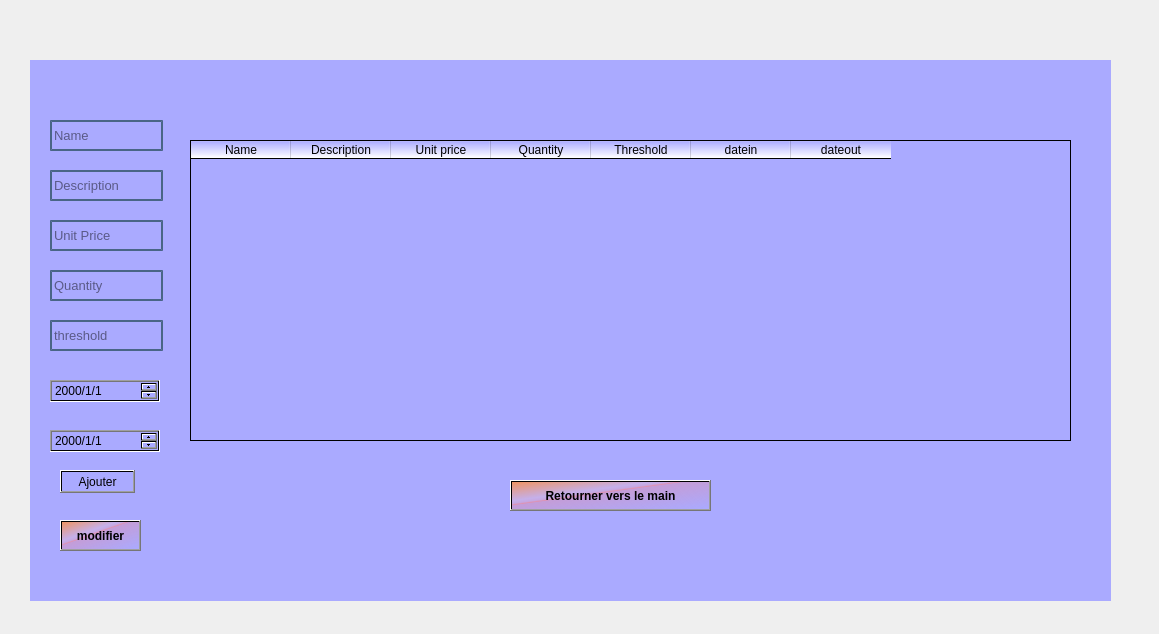
<?xml version="1.0" encoding="UTF-8"?>
<ui version="4.0">
 <class>Form</class>
 <widget class="QWidget" name="Form">
  <property name="geometry">
   <rect>
    <x>0</x>
    <y>0</y>
    <width>1159</width>
    <height>634</height>
   </rect>
  </property>
  <property name="windowTitle">
   <string>Form</string>
  </property>
  <widget class="QWidget" name="widget" native="true">
   <property name="geometry">
    <rect>
     <x>30</x>
     <y>60</y>
     <width>1081</width>
     <height>541</height>
    </rect>
   </property>
   <property name="styleSheet">
    <string notr="true">background-color: qlineargradient(spread:pad, x1:1, y1:1, x2:1, y2:1, stop:0 rgba(170, 170, 255, 255), stop:1 rgba(255, 255, 255, 255));</string>
   </property>
   <widget class="QLineEdit" name="quantity">
    <property name="geometry">
     <rect>
      <x>20</x>
      <y>210</y>
      <width>113</width>
      <height>31</height>
     </rect>
    </property>
    <property name="styleSheet">
     <string notr="true">background-color:rgba(0,0,0,0);
border:2px solid rgba(46,82,101,200);
border-bottom:2px solid rgba(46,82,101,200);
border-top:2px solid rgba(46,82,101,200);

color:rgba(0,0,0,240);
paddin-bottom:7x;
font-size:10pt; </string>
    </property>
    <property name="text">
     <string/>
    </property>
    <property name="placeholderText">
     <string>Quantity</string>
    </property>
   </widget>
   <widget class="QDateEdit" name="dateout">
    <property name="geometry">
     <rect>
      <x>20</x>
      <y>370</y>
      <width>110</width>
      <height>22</height>
     </rect>
    </property>
    <property name="displayFormat">
     <string>yyyy/M/d</string>
    </property>
   </widget>
   <widget class="QLineEdit" name="name">
    <property name="geometry">
     <rect>
      <x>20</x>
      <y>60</y>
      <width>113</width>
      <height>31</height>
     </rect>
    </property>
    <property name="styleSheet">
     <string notr="true">background-color:rgba(0,0,0,0);
border:2px solid rgba(46,82,101,200);
border-bottom:2px solid rgba(46,82,101,200);
border-top:2px solid rgba(46,82,101,200);

color:rgba(0,0,0,240);
paddin-bottom:7x;
font-size:10pt; </string>
    </property>
    <property name="text">
     <string/>
    </property>
    <property name="placeholderText">
     <string>Name</string>
    </property>
   </widget>
   <widget class="QPushButton" name="update2">
    <property name="geometry">
     <rect>
      <x>30</x>
      <y>460</y>
      <width>81</width>
      <height>31</height>
     </rect>
    </property>
    <property name="font">
     <font>
      <pointsize>9</pointsize>
      <weight>75</weight>
      <bold>true</bold>
     </font>
    </property>
    <property name="styleSheet">
     <string notr="true">background-color: qlineargradient(spread:pad, x1:0, y1:0, x2:1, y2:1, stop:0 rgba(255, 143, 62, 206), stop:0.35 rgba(255, 188, 188, 80), stop:0.4 rgba(255, 162, 162, 80), stop:0.425 rgba(255, 132, 132, 156), stop:0.44 rgba(252, 128, 128, 80), stop:1 rgba(255, 255, 255, 0));</string>
    </property>
    <property name="text">
     <string>modifier</string>
    </property>
   </widget>
   <widget class="QLineEdit" name="unitprice">
    <property name="geometry">
     <rect>
      <x>20</x>
      <y>160</y>
      <width>113</width>
      <height>31</height>
     </rect>
    </property>
    <property name="styleSheet">
     <string notr="true">background-color:rgba(0,0,0,0);
border:2px solid rgba(46,82,101,200);
border-bottom:2px solid rgba(46,82,101,200);
border-top:2px solid rgba(46,82,101,200);

color:rgba(0,0,0,240);
paddin-bottom:7x;
font-size:10pt; </string>
    </property>
    <property name="text">
     <string/>
    </property>
    <property name="placeholderText">
     <string>Unit Price</string>
    </property>
   </widget>
   <widget class="QDateEdit" name="datein">
    <property name="geometry">
     <rect>
      <x>20</x>
      <y>320</y>
      <width>110</width>
      <height>22</height>
     </rect>
    </property>
    <property name="displayFormat">
     <string>yyyy/M/d</string>
    </property>
   </widget>
   <widget class="QLineEdit" name="threshold">
    <property name="geometry">
     <rect>
      <x>20</x>
      <y>260</y>
      <width>113</width>
      <height>31</height>
     </rect>
    </property>
    <property name="styleSheet">
     <string notr="true">background-color:rgba(0,0,0,0);
border:2px solid rgba(46,82,101,200);
border-bottom:2px solid rgba(46,82,101,200);
border-top:2px solid rgba(46,82,101,200);

color:rgba(0,0,0,240);
paddin-bottom:7x;
font-size:10pt; </string>
    </property>
    <property name="text">
     <string/>
    </property>
    <property name="placeholderText">
     <string>threshold</string>
    </property>
   </widget>
   <widget class="QTableWidget" name="tableWidget">
    <property name="geometry">
     <rect>
      <x>160</x>
      <y>80</y>
      <width>881</width>
      <height>301</height>
     </rect>
    </property>
    <column>
     <property name="text">
      <string>Name</string>
     </property>
    </column>
    <column>
     <property name="text">
      <string>Description</string>
     </property>
    </column>
    <column>
     <property name="text">
      <string>Unit price</string>
     </property>
    </column>
    <column>
     <property name="text">
      <string>Quantity</string>
     </property>
    </column>
    <column>
     <property name="text">
      <string>Threshold</string>
     </property>
    </column>
    <column>
     <property name="text">
      <string>datein</string>
     </property>
    </column>
    <column>
     <property name="text">
      <string>dateout</string>
     </property>
    </column>
   </widget>
   <widget class="QLineEdit" name="description">
    <property name="geometry">
     <rect>
      <x>20</x>
      <y>110</y>
      <width>113</width>
      <height>31</height>
     </rect>
    </property>
    <property name="styleSheet">
     <string notr="true">background-color:rgba(0,0,0,0);
border:2px solid rgba(46,82,101,200);
border-bottom:2px solid rgba(46,82,101,200);
border-top:2px solid rgba(46,82,101,200);

color:rgba(0,0,0,240);
paddin-bottom:7x;
font-size:10pt; </string>
    </property>
    <property name="text">
     <string/>
    </property>
    <property name="placeholderText">
     <string>Description</string>
    </property>
   </widget>
   <widget class="QPushButton" name="return_3">
    <property name="geometry">
     <rect>
      <x>480</x>
      <y>420</y>
      <width>201</width>
      <height>31</height>
     </rect>
    </property>
    <property name="font">
     <font>
      <pointsize>9</pointsize>
      <weight>75</weight>
      <bold>true</bold>
     </font>
    </property>
    <property name="styleSheet">
     <string notr="true">background-color: qlineargradient(spread:pad, x1:0, y1:0, x2:1, y2:1, stop:0 rgba(255, 143, 62, 206), stop:0.35 rgba(255, 188, 188, 80), stop:0.4 rgba(255, 162, 162, 80), stop:0.425 rgba(255, 132, 132, 156), stop:0.44 rgba(252, 128, 128, 80), stop:1 rgba(255, 255, 255, 0));</string>
    </property>
    <property name="text">
     <string>Retourner vers le main</string>
    </property>
   </widget>
   <widget class="QPushButton" name="add">
    <property name="geometry">
     <rect>
      <x>30</x>
      <y>410</y>
      <width>75</width>
      <height>23</height>
     </rect>
    </property>
    <property name="text">
     <string>Ajouter</string>
    </property>
   </widget>
  </widget>
 </widget>
 <resources>
  <include location="des.qrc"/>
 </resources>
 <connections/>
</ui>
